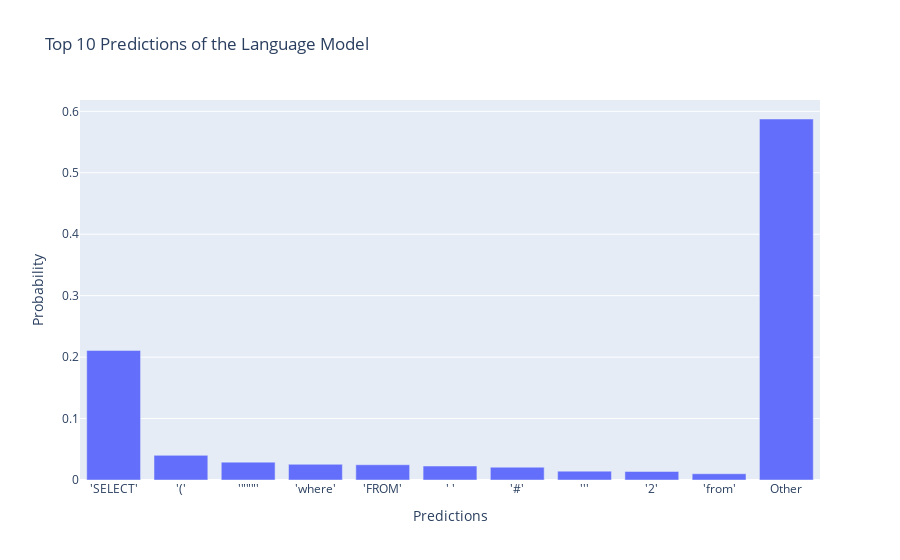

The notebook cell saved with this chart:
### Code cell
test_in = """
SELECT name FROM users WHERE age > 18;
"""
test_prompt(test_in)

### Figure 1 — Plotly figure (JSON) as saved in the notebook; plotly's stock layout.template omitted (floating-point values rounded to 4 significant figures)
{"data": [{"alignmentgroup": "True", "hovertemplate": "Predictions=%{x}<br>Probability=%{y}<extra></extra>", "legendgroup": "", "marker": {"color": "#636efa", "pattern": {"shape": ""}}, "name": "", "offsetgroup": "", "orientation": "v", "showlegend": false, "textposition": "auto", "type": "bar", "x": ["'SELECT'", "'('", "'\"\"\"'", "'where'", "'FROM'", "'\n'", "'#'", "'''", "'2'", "'from'", "Other"], "xaxis": "x", "y": [0.2109, 0.04008, 0.02907, 0.02552, 0.02481, 0.02276, 0.02084, 0.01441, 0.01387, 0.01018, 0.5875], "yaxis": "y"}], "layout": {"barmode": "relative", "legend": {"tracegroupgap": 0}, "title": {"text": "Top 10 Predictions of the Language Model"}, "xaxis": {"anchor": "y", "domain": [0, 1], "title": {"text": "Predictions"}}, "yaxis": {"anchor": "x", "domain": [0, 1], "title": {"text": "Probability"}}}}
